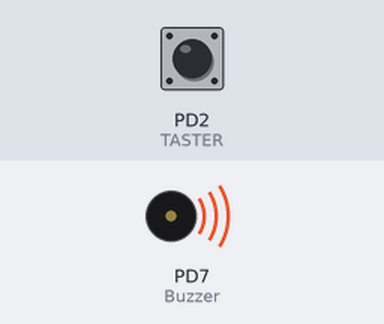
This program was run on a simulated ATmega328P, built with avr-gcc and emulated at 16 MHz. On the bench: buzzer (waves = sounding). The test bench sets the inputs (shaded band); at power-on: PD2 (TASTER) HIGH.

Above: at 0.1 s.
Timing chart, 0 to 1.6 s (numbered marks = the images above):
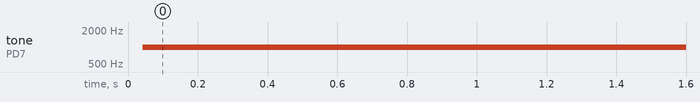

Measured:
- by itself, tone on PD7 (Buzzer): silent → 1000 Hz at 0.04 s

The program:

main.c
```c
// Name:
// Klasse:
// Datum:

// Timer/Counter 0 erzeugt periodische Ereignisse, f=2000Hz
// Wer es hören möchte: Buzzer an Port PD7 (gegen Masse)

/* Aufträge:
1. Überprüfen Sie die Funktion des Programms mit Hilfe des Debuggers -> Tut
2. Erklären Sie den Begriff Vorladewert.
-> Wert der bei Überlauf des TCNT0 ( 0 wegen 328p) in der ISR geladen wird
	(durch die Zeile TCNT0 = PRELOAD)
Ist hier dynamisch abhängig von F_CPU und Prescale sowie
dem Wert F_OVF, hier 0,5µs also lambda halbe
3. Beim Saxophon erklingt beim Drücken der Oktav-Klappe ein genau
   doppelt so hoher Ton. Erweitern Sie das Programm um eine Oktav-Klappe
   -> siehe unten
   Achtung: Die Berechnung mittels PRELOAD/2 funktioiniert nur, weil der Precompiler den definierten text einsetzt
   So wird in wirklichkeit der F_OVF / 2 geteilt.
   So ergibt sich ein größerer Preload und damit eine kürzere Periodendauer.
*/

#define F_CPU 16000000
#include <avr/io.h>
#include <avr/interrupt.h>


#define F_OVF		2000	//anzhal der Aufrufe der ISR
#define	PRESCALER	64
#define P_CODE_64	(1<<CS00)| (1<<CS01)

#define TASTER 2

// Vorladewert
#define PRELOAD		256 - F_CPU / PRESCALER / F_OVF
// 250 000 Timerticks
//125 Tiks für 500µs
//Vorladewert ist 256 - 125 = 131

//int preload_val = 256 - F_CPU / PRESCALER / F_OVF;
volatile int preload_val = 256 - F_CPU / PRESCALER / F_OVF; //volatile ist hier wichtig!!
ISR(TIMER0_OVF_vect){

	TCNT0 = preload_val;
	PORTD ^= (1<<7);		// Bit 7 toggeln über XOR
}

int main(void){

	DDRD |= (1<<7);			// Treiber für Buzzer an
	PORTD |= (1<<TASTER);
	TCNT0 = PRELOAD;
	TCCR0B = P_CODE_64;		// Vorteiler
	TIMSK0 |= (1<<TOIE0);	// Überlauf Interrupt freigeben
	sei();					// Interrupts global freigeben

	while (1){
		if (!(PIND & (1<<TASTER)))
			preload_val = PRELOAD / 2;
		else
			preload_val = PRELOAD;

	}
}
```
